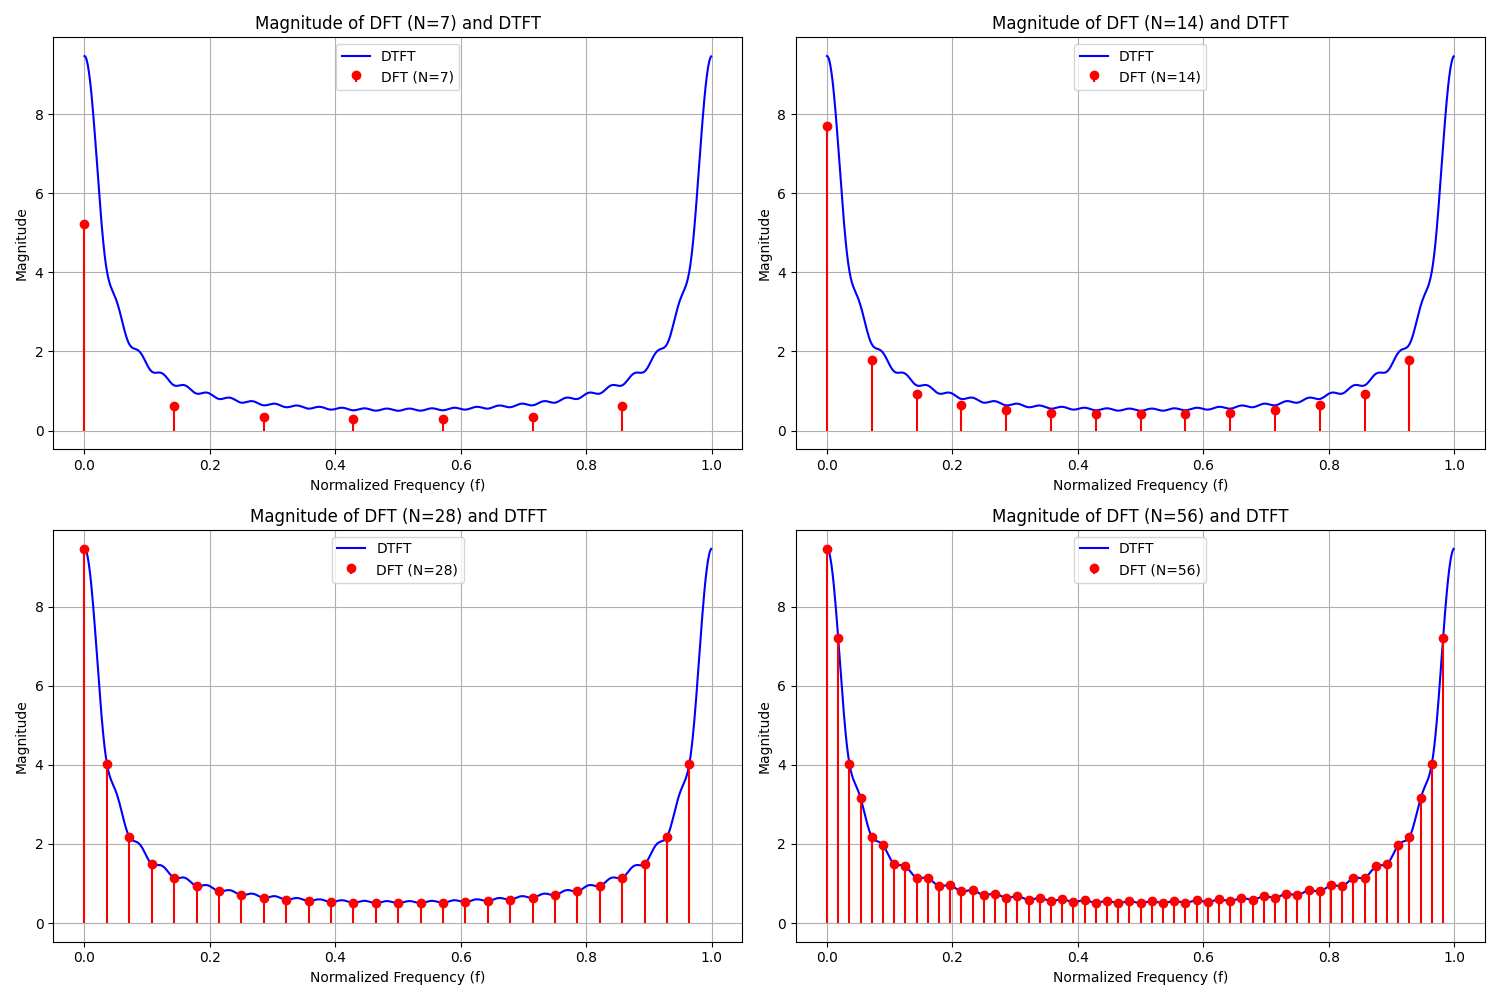

The script that drew this image:
import numpy as np
import matplotlib.pyplot as plt

def compute_dtft(x, f):
    n = np.arange(len(x))
    e_term = np.exp(-1j * 2 * np.pi * f[:, np.newaxis] * n)
    X_f = np.sum(x * e_term, axis=1)
    return X_f

# Define the sequence x(n)
Nx = 28
n = np.arange(Nx)
x = 0.9**n

# Compute DTFT over a dense set of frequency points for visualization
f_dense = np.linspace(0, 1, 1000, endpoint=False)
X_f_dense = compute_dtft(x, f_dense)

# DFT lengths
dft_lengths = [int(Nx/4), int(Nx/2), Nx, 2*Nx]

# Plot DTFT and DFTs
plt.figure(figsize=(15, 10))
for N in dft_lengths:
    # Compute DFT
    X_k = np.fft.fft(x, n=N)
    f_dft = np.arange(N) / N
    
    # Plotting
    plt.subplot(2, 2, dft_lengths.index(N) + 1)
    plt.plot(f_dense, np.abs(X_f_dense), label='DTFT', color='blue')
    plt.stem(f_dft, np.abs(X_k), linefmt='r-', markerfmt='ro', basefmt=" ", use_line_collection=True, label=f'DFT (N={N})')
    plt.title(f'Magnitude of DFT (N={N}) and DTFT')
    plt.xlabel('Normalized Frequency (f)')
    plt.ylabel('Magnitude')
    plt.grid(True)
    plt.legend()
plt.tight_layout()
plt.show()
